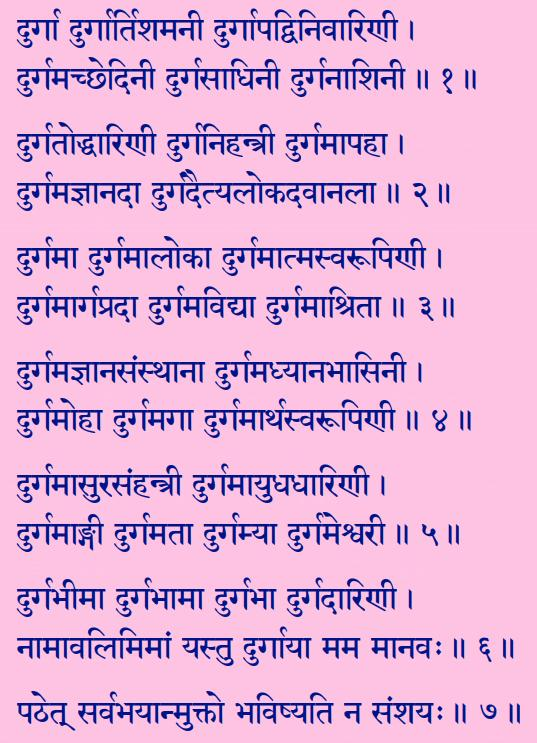
#> input picture page/image.jpg, 537 x 743 px; its folder holds only this picture in this run
$ python -i FinalSegment.py   (imports and definitions only)   (older library calls are emulated)
#> lines starting #> are read from the running program, lines starting #| are printed output that depends on the picture; after the words box and inside, x2 and y2 are one past the last pixel; in counts of white or black regions, pixels touching at a corner belong together

# coding: utf-8

# # Importing Libraries

# In[1]:


import cv2
import math
import numpy as np
import matplotlib
import matplotlib.image as mpimg
from PIL import Image as im
from scipy.ndimage import interpolation as inter
from scipy import stats
import os
import shutil
#import matplotlib.pyplot as plt
import sys


# # Code for Segementation to word Level

# In[2]:

def segment(img):
	# Function to remove background texture --- Will work if texture is comparatively light as compared to text
	def bg_filter(image):
		color_select = np.copy(image)

		# defining color criteria
		val = 250
		red_threshold = val
		green_threshold = val
		blue_threshold = val
		rgb_threshold = [red_threshold, green_threshold, blue_threshold]

		# identify pixels above threshold
		thresholds = (image[:, :, 0] > rgb_threshold[0]) | (image[:, :, 1] > rgb_threshold[1]) | (image[:, :, 2] > rgb_threshold[2])
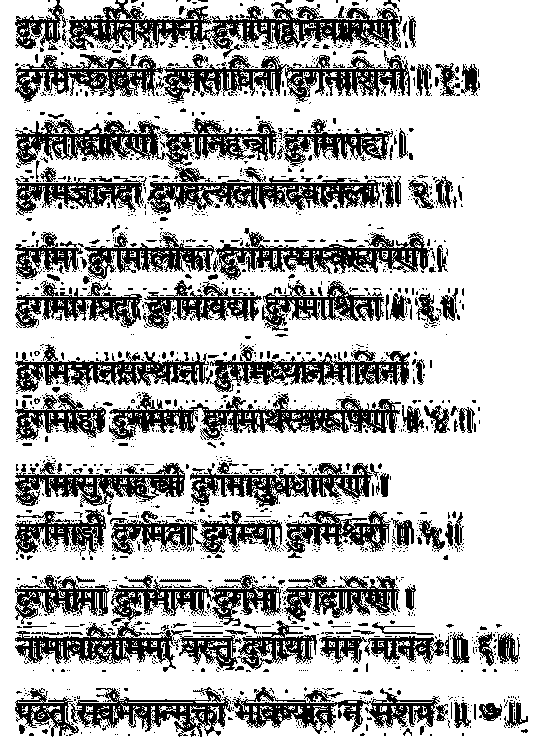
#> thresholds: shape (743, 537) bool; 71.1% white; 1924 black regions (1731 under 20 px), largest, box (x1, y1, x2, y2) and area: (68, 0, 402, 59) 7174, (15, 575, 281, 672) 6499, (109, 392, 401, 440) 5402
		color_select[thresholds] = [255, 255, 255]
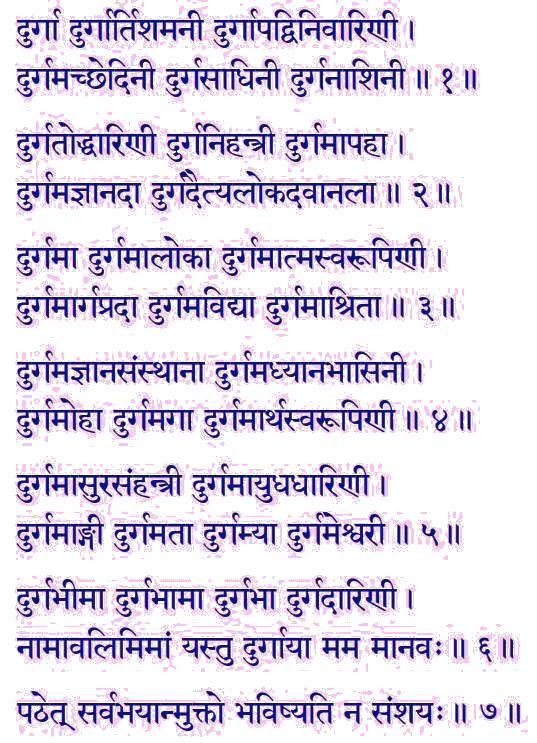
#> color_select: shape (743, 537, 3); mean R, G, B 224.4, 216.2, 234.3

		return cv2.cvtColor(np.array(color_select), cv2.COLOR_RGB2BGR)

	def pad_image(img,val):
		if(len(img.shape)==2):
		    return cv2.copyMakeBorder(img,2,2,2,2,cv2.BORDER_CONSTANT,value=val)
		elif(len(img.shape)==3):
		    return cv2.copyMakeBorder(img,2,2,2,2,cv2.BORDER_REPLICATE)


	# Function to create binary image
	def img2binary(image):
		color_select = np.copy(image)
		(thresh, im_bw) = cv2.threshold(color_select, 128, 255, cv2.THRESH_BINARY_INV)

		return cv2.cvtColor(np.array(im_bw), cv2.COLOR_RGB2BGR)

	# Function to fix skew angle if any?
	def skew_fix(image):
		# convert to binary
		image = im.fromarray(image)
		wd, ht = image.size
#> wd = 537; ht = 743
		pix = np.array(image.convert('1').getdata(), np.uint8)
		bin_img = 1 - (pix.reshape((ht, wd)) / 255.0)
#> bin_img: shape (743, 537) float64; values 0 (black) and 1 (white), 87.1% white; 158 black regions (8 under 20 px), largest, box (x1, y1, x2, y2) and area: (152, 183, 376, 211) 2082, (222, 238, 426, 276) 1911, (214, 10, 398, 48) 1878

		def find_score(arr, angle):
		    data = inter.rotate(arr, angle, reshape=False, order=0)
		    hist = np.sum(data, axis=1)
		    score = np.sum((hist[1:] - hist[:-1]) ** 2)
		    return hist, score

		delta = 0.5
		limit = 7
		angles = np.arange(-limit, limit + delta, delta)
		scores = []
		for angle in angles:
		    hist, score = find_score(bin_img, angle)
		    scores.append(score)
#> this loop made 29 passes
#> score on passes 1 to 12: 41481, 43002, 40443, 43167, 49932, 51624, 66198, 65624, 73641, 88789, 107092, 124032
#> pass 1, in find_score, `data = inter.rotate(arr, angle, reshape=False, order=0)`:
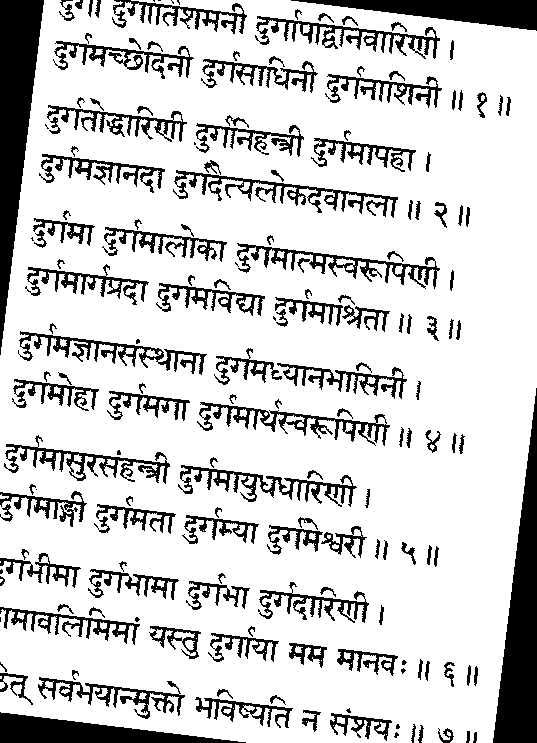
#> data: shape (743, 537) float64; values 0 (black) and 1 (white), 81.4% white; 174 black regions (21 under 20 px), largest, box (x1, y1, x2, y2) and area: (0, 0, 44, 355) 7920, (493, 388, 537, 743) 7920, (291, 0, 537, 31) 3833
#> pass 3, in find_score (call 3), `data = inter.rotate(arr, angle, reshape=False, order=0)`:
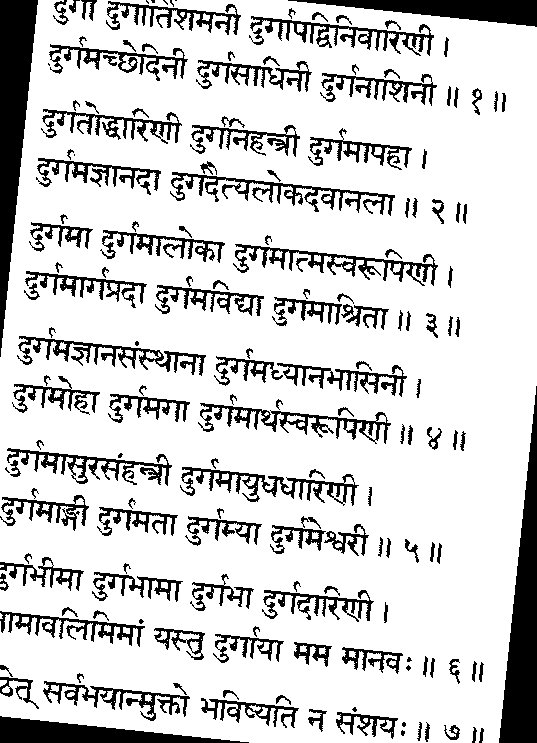
#> data: shape (743, 537) float64; values 0 (black) and 1 (white), 82.1% white; 171 black regions (16 under 20 px), largest, box (x1, y1, x2, y2) and area: (0, 0, 38, 357) 6894, (499, 386, 537, 743) 6894, (288, 0, 537, 27) 3384
#> after the loop, scores = 29 values, max 2464754 at index 14, min 37512 at index 27, mean 197538.2

		best_score = max(scores)
#> best_score = 2464754
		best_angle = angles[scores.index(best_score)]
#> best_angle = 0
		print("Best angle for skew correction:", best_angle)
#| Best angle for skew correction: 0.0
		print()
		# correct skew
		data = inter.rotate(bin_img, best_angle, reshape=False, order=0)
		img = im.fromarray((255 * data).astype("uint8")).convert("RGB")
	#         img.save('skew_corrected2.png')
	#         plt.imshow(img)
	#         plt.show()
		return cv2.cvtColor(np.array(img), cv2.COLOR_RGB2BGR)

	# Function to seperate lines and words
	# [23 lines left out: function continuousSubsequence, not called in this run]

	# Main function to sepearte lines and words from image
	def img2line(image):

		# TWEAK RESIZING FACTOR FOR SPACING
		image = cv2.resize(image, (0, 0), fx=1.69, fy=1.69)
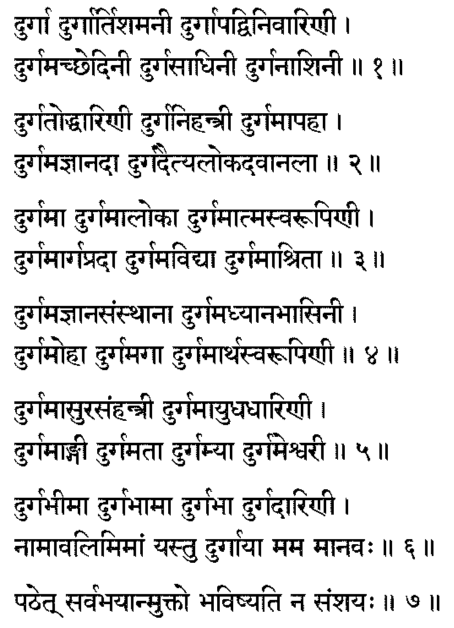
#> image: shape (1256, 908, 3) (shown at 1/2 size); min 0, max 255, mean 222.1
		gray = cv2.cvtColor(image, cv2.COLOR_BGR2GRAY)
		H,W = image.shape[0],image.shape[1]
#> H = 1256; W = 908


		th, rotated = cv2.threshold(gray, 128, 255, cv2.THRESH_BINARY_INV | cv2.THRESH_OTSU)
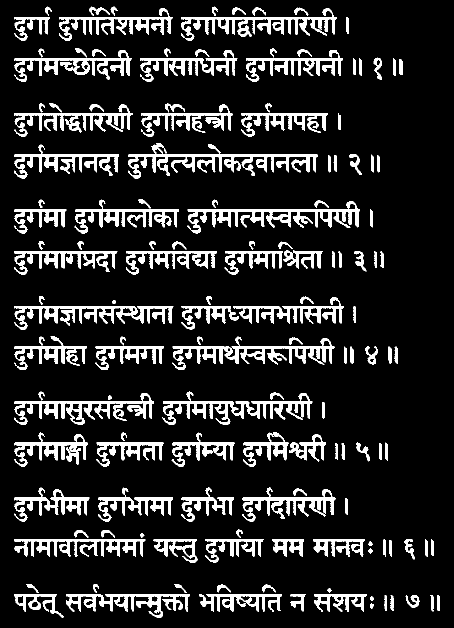
#> rotated: shape (1256, 908) (shown at 1/2 size); 13.3% white; 158 white regions, largest, box (x1, y1, x2, y2) and area: (257, 309, 636, 357) 6187, (375, 402, 720, 467) 5691, (345, 676, 669, 740) 5475
#> th = 140

		rotated = cv2.dilate(rotated, None, iterations=3)
#> rotated: shape (1256, 908); 30.6% white; 80 white regions, largest, box (x1, y1, x2, y2) and area: (254, 283, 639, 360) 15208, (359, 10, 676, 84) 13829, (372, 396, 723, 470) 13593
		rotated = cv2.erode(rotated, None, iterations=2)
#> rotated: shape (1256, 908); 21.4% white; 81 white regions, largest, box (x1, y1, x2, y2) and area: (256, 285, 637, 358) 10746, (361, 12, 674, 82) 9698, (374, 398, 721, 468) 9601
		rotated = pad_image(rotated,0)
#> in pad_image, `return cv2.copyMakeBorder(img,2,2,2,2,cv2.BORDER_CONSTANT,value=val)`:
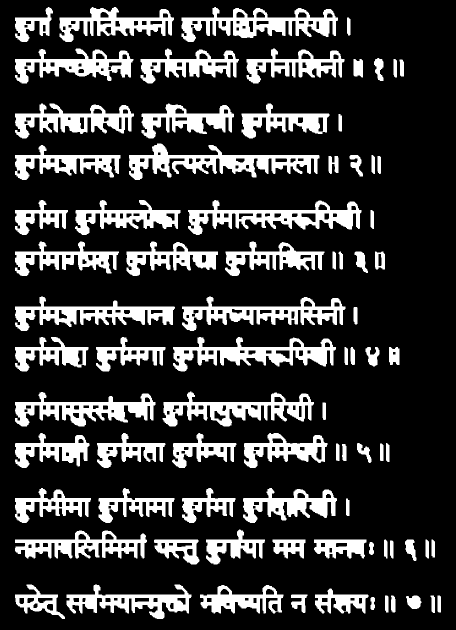
#> returned value: shape (1260, 912) (shown at 1/2 size); 21.3% white; 81 white regions, largest, box (x1, y1, x2, y2) and area: (258, 287, 639, 360) 10746, (363, 14, 676, 84) 9698, (376, 400, 723, 470) 9601

		hist = cv2.reduce(rotated, 1, cv2.REDUCE_AVG).reshape(-1)
#> hist = 1260 values, max 194 at index 1195, min 0 at index 0, mean 54.28
	#     plt.plot(hist)
	#     print(hist)
#> (the run stopped early here; a loop or call above may not have finished)
